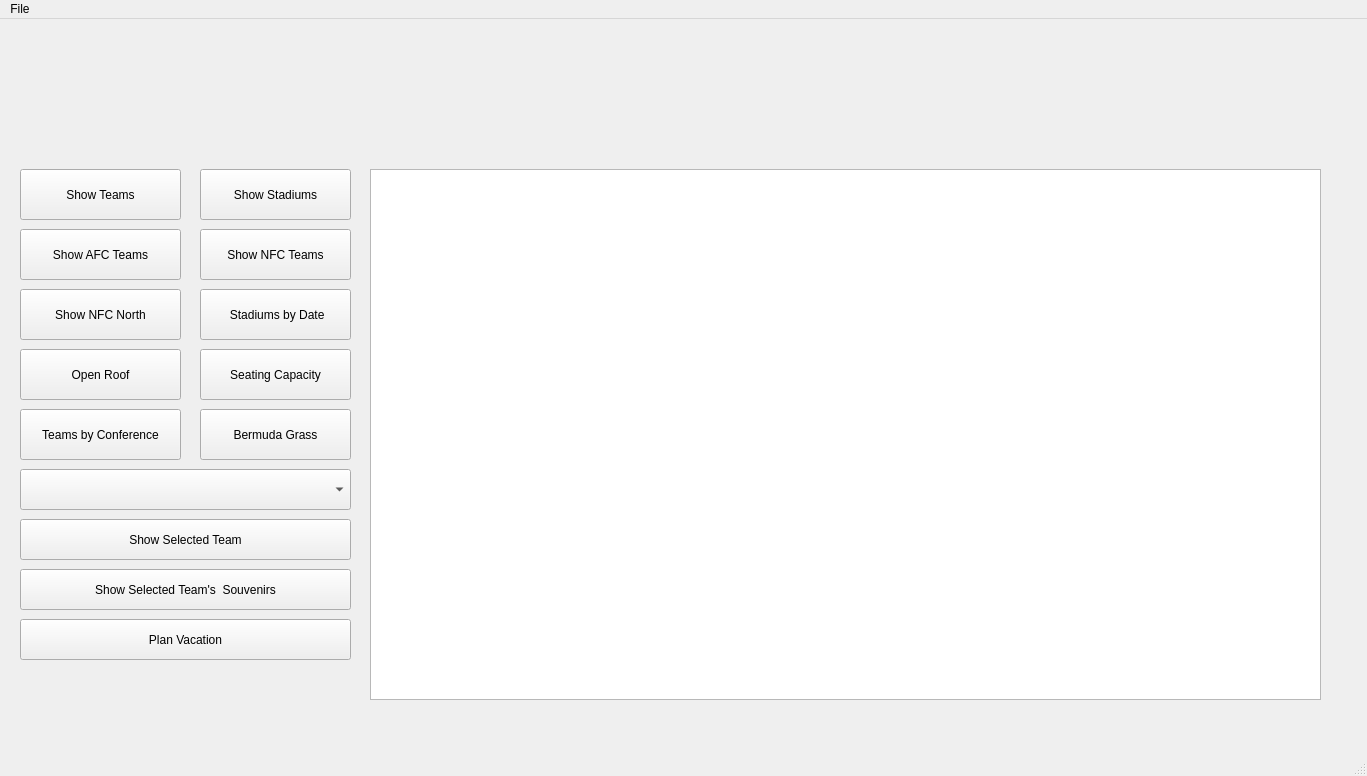
<?xml version="1.0" encoding="UTF-8"?>
<ui version="4.0">
 <class>MainWindow</class>
 <widget class="QMainWindow" name="MainWindow">
    <property name="geometry">
   <rect>
    <x>0</x>
    <y>0</y>
    <width>1367</width>
    <height>776</height>
   </rect>
  </property>
  <property name="windowTitle">
   <string>MainWindow</string>
  </property>
  <widget class="QWidget" name="centralwidget">
   <widget class="QTableView" name="tableView">
    <property name="geometry">
     <rect>
      <x>370</x>
      <y>150</y>
      <width>951</width>
      <height>531</height>
     </rect>
    </property>
   </widget>
   <widget class="QPushButton" name="show_Teams">
    <property name="geometry">
     <rect>
      <x>20</x>
      <y>150</y>
      <width>161</width>
      <height>51</height>
     </rect>
    </property>
    <property name="text">
     <string>Show Teams</string>
    </property>
   </widget>
   <widget class="QPushButton" name="show_NFCNorth">
    <property name="geometry">
     <rect>
      <x>20</x>
      <y>270</y>
      <width>161</width>
      <height>51</height>
     </rect>
    </property>
    <property name="text">
     <string>Show NFC North</string>
    </property>
   </widget>
   <widget class="QPushButton" name="show_AFC_Teams">
    <property name="geometry">
     <rect>
      <x>20</x>
      <y>210</y>
      <width>161</width>
      <height>51</height>
     </rect>
    </property>
    <property name="text">
     <string>Show AFC Teams</string>
    </property>
   </widget>
   <widget class="QPushButton" name="show_NFC_Teams">
    <property name="geometry">
     <rect>
      <x>200</x>
      <y>210</y>
      <width>151</width>
      <height>51</height>
     </rect>
    </property>
    <property name="text">
     <string>Show NFC Teams</string>
    </property>
   </widget>
   <widget class="QPushButton" name="pushButton">
    <property name="geometry">
     <rect>
      <x>20</x>
      <y>600</y>
      <width>331</width>
      <height>41</height>
     </rect>
    </property>
    <property name="text">
     <string>Plan Vacation</string>
    </property>
   </widget>
   <widget class="QLabel" name="label">
    <property name="geometry">
     <rect>
      <x>20</x>
      <y>30</y>
      <width>200</width>
      <height>95</height>
     </rect>
    </property>
    <property name="text">
     <string/>
    </property>
    <property name="pixmap">
     <pixmap resource="resource.qrc">:/img/img/logo.png</pixmap>
    </property>
    <property name="scaledContents">
     <bool>true</bool>
    </property>
   </widget>
   <widget class="QPushButton" name="show_Stadiums">
    <property name="geometry">
     <rect>
      <x>200</x>
      <y>150</y>
      <width>151</width>
      <height>51</height>
     </rect>
    </property>
    <property name="text">
     <string>Show Stadiums</string>
    </property>
   </widget>
   <widget class="QPushButton" name="show_StadiumsByDate">
    <property name="geometry">
     <rect>
      <x>200</x>
      <y>270</y>
      <width>151</width>
      <height>51</height>
     </rect>
    </property>
    <property name="text">
     <string> Stadiums by Date</string>
    </property>
   </widget>
   <widget class="QPushButton" name="show_openRoof">
    <property name="geometry">
     <rect>
      <x>20</x>
      <y>330</y>
      <width>161</width>
      <height>51</height>
     </rect>
    </property>
    <property name="text">
     <string>Open Roof</string>
    </property>
   </widget>
   <widget class="QPushButton" name="show_SeatingCapacity">
    <property name="geometry">
     <rect>
      <x>200</x>
      <y>330</y>
      <width>151</width>
      <height>51</height>
     </rect>
    </property>
    <property name="text">
     <string>Seating Capacity</string>
    </property>
   </widget>
   <widget class="QPushButton" name="show_Conference">
    <property name="geometry">
     <rect>
      <x>20</x>
      <y>390</y>
      <width>161</width>
      <height>51</height>
     </rect>
    </property>
    <property name="text">
     <string>Teams by Conference</string>
    </property>
   </widget>
   <widget class="QPushButton" name="show_BermudaGrass">
    <property name="geometry">
     <rect>
      <x>200</x>
      <y>390</y>
      <width>151</width>
      <height>51</height>
     </rect>
    </property>
    <property name="text">
     <string>Bermuda Grass</string>
    </property>
   </widget>
   <widget class="QPushButton" name="show_Selection_S">
    <property name="geometry">
     <rect>
      <x>20</x>
      <y>550</y>
      <width>331</width>
      <height>41</height>
     </rect>
    </property>
    <property name="text">
     <string>Show Selected Team's  Souvenirs</string>
    </property>
   </widget>
   <widget class="QLabel" name="numberLabel">
    <property name="geometry">
     <rect>
      <x>760</x>
      <y>90</y>
      <width>451</width>
      <height>51</height>
     </rect>
    </property>
    <property name="font">
     <font>
      <family>Comic Sans MS</family>
      <pointsize>20</pointsize>
      <weight>50</weight>
      <bold>false</bold>
     </font>
    </property>
    <property name="layoutDirection">
     <enum>Qt::RightToLeft</enum>
    </property>
    <property name="text">
     <string/>
    </property>
   </widget>
   <widget class="QComboBox" name="teamComboBox">
    <property name="geometry">
     <rect>
      <x>20</x>
      <y>450</y>
      <width>331</width>
      <height>41</height>
     </rect>
    </property>
   </widget>
   <widget class="QPushButton" name="show_Selection">
    <property name="geometry">
     <rect>
      <x>20</x>
      <y>500</y>
      <width>331</width>
      <height>41</height>
     </rect>
    </property>
    <property name="text">
     <string>Show Selected Team</string>
    </property>
   </widget>
  </widget>
  <widget class="QStatusBar" name="statusbar"/>
  <widget class="QMenuBar" name="menuBar">
   <property name="geometry">
    <rect>
     <x>0</x>
     <y>0</y>
     <width>1240</width>
     <height>22</height>
    </rect>
   </property>
   <widget class="QMenu" name="menuFile">
    <property name="title">
     <string>File</string>
    </property>
    <addaction name="actionAdmin"/>
    <addaction name="actionLogOut"/>
    <addaction name="actionExit"/>
    <addaction name="actionAdmin_Functions"/>
    <addaction name="actionLoad_Team"/>
    <addaction name="actionReset_Database"/>
   </widget>
   <addaction name="menuFile"/>
  </widget>
  <action name="actionAdmin">
   <property name="text">
    <string>Admin Login</string>
   </property>
  </action>
  <action name="actionLogOut">
   <property name="text">
    <string>Log Out...</string>
   </property>
  </action>
  <action name="actionExit">
   <property name="text">
    <string>Exit</string>
   </property>
  </action>
  <action name="actionAdmin_Functions">
   <property name="text">
    <string>Admin Functions</string>
   </property>
  </action>
  <action name="actionLoad_Team">
   <property name="text">
    <string>Load Team</string>
   </property>
  </action>
  <action name="actionReset_Database">
   <property name="text">
    <string>Reset Database</string>
   </property>
  </action>
 </widget>
 <resources/>
 <connections/>
</ui>
